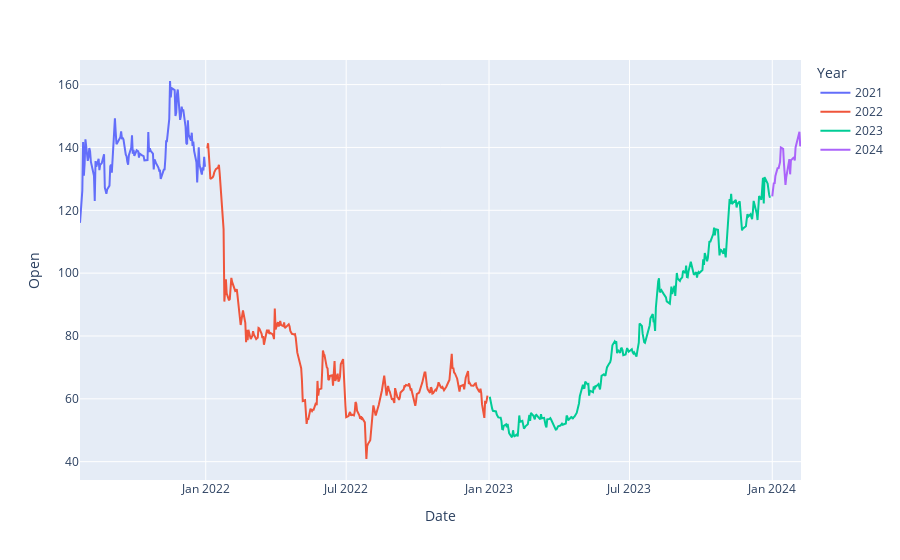
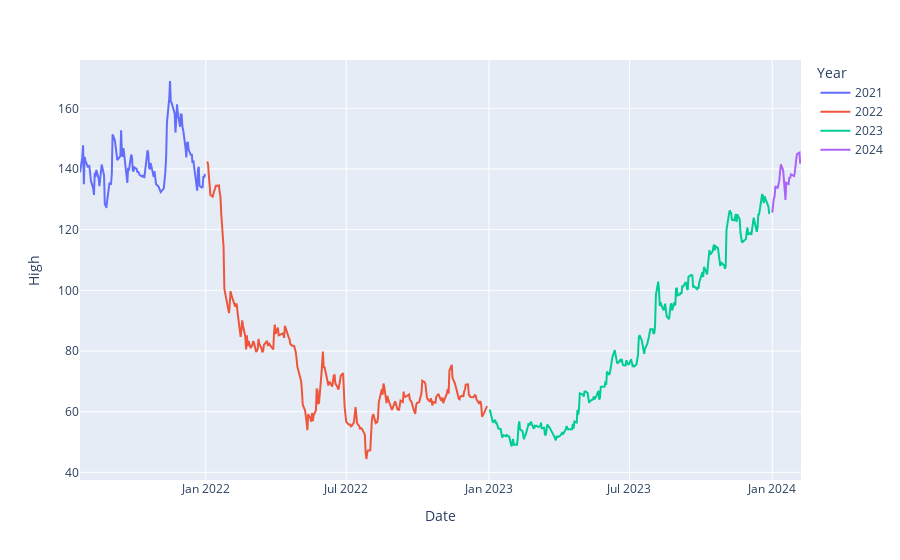
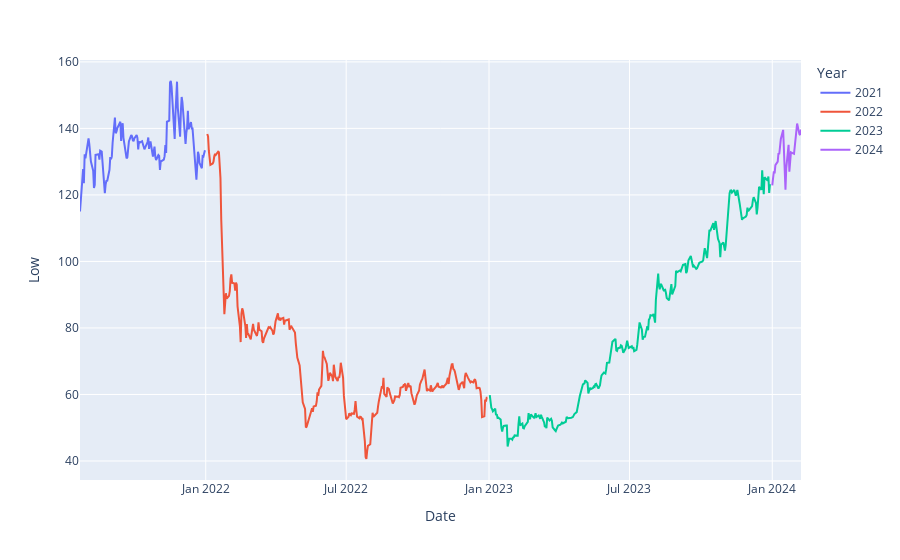
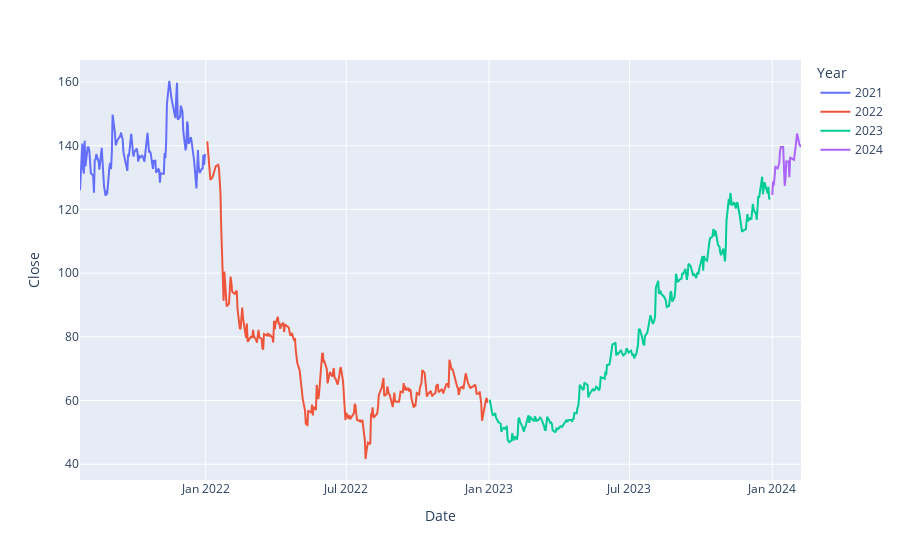

The notebook cell saved with these charts, in order:
### Code cell
for i in df_1.columns[1:7]:
    ax=px.line(df_1,x='Date',y=i,color='Year')
    ax.show()
